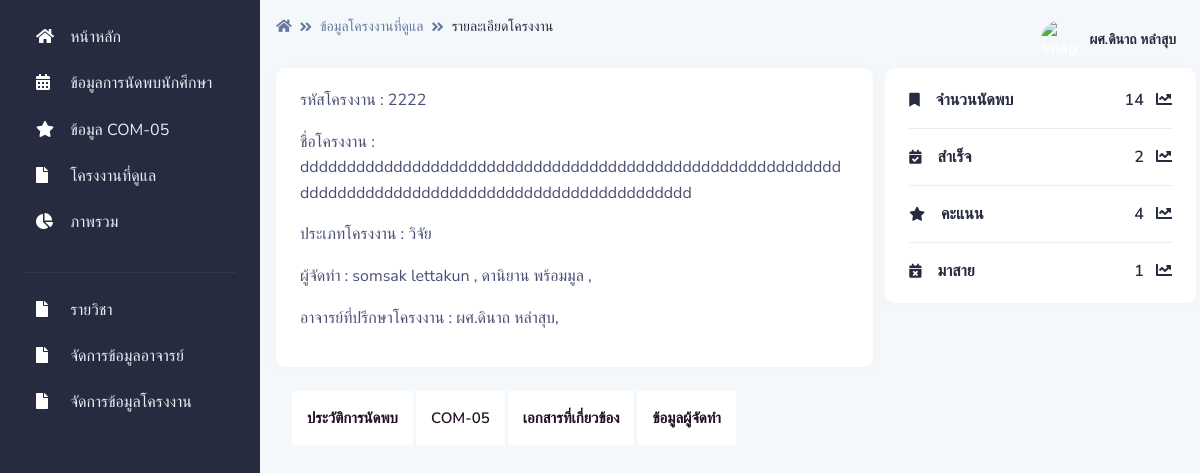
Screenshot of /pages/subject/project_detail.php?act=show&ID=2222 (signed in) with the database file from the repository.
### tables this page shows
CREATE TABLE `project` (
  `project_id` int(15) NOT NULL,
  `project_name` varchar(255) NOT NULL,
  `project_type` int(2) NOT NULL,
  `project_adviser1` int(15) NOT NULL,
  `project_adviser2` int(15) NOT NULL,
  `project_status` int(2) NOT NULL,
  `project_record` int(10) NOT NULL DEFAULT 1
);

CREATE TABLE `project_type` (
  `project_type_id` int(2) NOT NULL,
  `project_type_name` varchar(255) NOT NULL
);

CREATE TABLE `student` (
  `student_id` int(15) NOT NULL,
  `student_name` varchar(255) NOT NULL,
  `student_major` int(2) NOT NULL,
  `student_phone` varchar(15) NOT NULL,
  `student_email` varchar(255) NOT NULL,
  `student_password` varchar(255) NOT NULL,
  `student_photo` varchar(255) NOT NULL,
  `student_project` int(15) NOT NULL,
  `student_type` varchar(1) NOT NULL DEFAULT 'A'
);

CREATE TABLE `teacher` (
  `teacher_id` int(10) NOT NULL,
  `teacher_name` varchar(255) NOT NULL,
  `teacher_email` varchar(255) NOT NULL,
  `teacher_password` varchar(255) NOT NULL,
  `teacher_photo` varchar(255) NOT NULL,
  `teacher_type` int(1) NOT NULL DEFAULT 2
);

### pages/subject/project_detail.php (the view, shortened to what this page needs)
<?php
if ($_SESSION["Teacherlevel"]=="2"){?>
<?php include '../../conn.php';
$id_project = $_REQUEST["ID"];?>
<!DOCTYPE html>
<html lang="en">
<head>
    <link type="text/css" href="../../vendor/@fortawesome/fontawesome-free/css/all.min.css" rel="stylesheet">
    <link type="text/css" href="../../vendor/notyf/notyf.min.css" rel="stylesheet">
    <link type="text/css" href="../../css/volt.css" rel="stylesheet">
</head>
<body>
    <?php include '../menu_te.php';?>
    <main class="content">
        <nav class="navbar navbar-top navbar-expand navbar-dashboard navbar-dark pl-0 pr-2 pb-0">
            <div class="container-fluid px-0">
                <div class="d-flex justify-content-between w-100" id="navbarSupportedContent">
                    <div class="d-flex">
                        <nav aria-label="breadcrumb">
                            <ol class="breadcrumb breadcrumb-dark breadcrumb-transparent">
                                <li class="breadcrumb-item"><a href="../student_index"><span
                                            class="fas fa-home"></span></a></li>
                                <li class="breadcrumb-item"><a href="../project_teacher">ข้อมูลโครงงานที่ดูแล</a></li>
                                <li class="breadcrumb-item active" aria-current="page">รายละเอียดโครงงาน</li>
                            </ol>
                        </nav>
                    </div>
                    <?php include '../navbar_te.php';?>
                </div>
            </div>
        </nav>
        <div class="row">
            <div class="col-12 col-xl-8">
                <div class="card border-light shadow-sm mb-4 lg-8">
                    <div class="card-body">
                    <?php
					$sql = "SELECT
                    project.project_id,
                    project.project_name,
                    project.project_type,
                    project_type.project_type_name
                    FROM
                    project
                    INNER JOIN project_type ON project.project_type = project_type.project_type_id
                    WHERE
                    project.project_id = '$id_project'";
					$result = $con->query($sql);
					if ($result->num_rows > 0) {
						while($row = $result->fetch_assoc()) {
                            echo '<p>รหัสโครงงาน : '. $row["project_id"].'</p>
                        <p>ชื่อโครงงาน : '. $row["project_name"].'</p>
                        <p>ประเภทโครงงาน : '. $row["project_type_name"].'</p>';
                    }
                    }
                    ?>
                        <p>ผู้จัดทำ :  <?php
           include '../../conn.php';
           $id_project = $_REQUEST["ID"];
					$sql = "SELECT
                    student.student_project,
                    student.student_id,
                    student.student_name
                    FROM
                    student
                    WHERE
                    student.student_project ='$id_project'";
					$result = $con->query($sql);
					if ($result->num_rows > 0) {
						while($row = $result->fetch_assoc()) {
                            echo '' . $row["student_name"].' , ';
            }
            }
            ?> </p>
                        <p>อาจารย์ที่ปรึกษาโครงงาน :
                        <?php
           include '../../conn.php';
           $id_ptojrct = $_REQUEST["ID"];
					$sql = "SELECT
                    project.project_id,
                    project.project_adviser1,
                    teacher.teacher_name
                    FROM
                    project
                    INNER JOIN teacher ON project.project_adviser1 = teacher.teacher_id
                    WHERE
                    project.project_id ='$id_ptojrct'";
					$result = $con->query($sql);
					if ($result->num_rows > 0) {
						while($row = $result->fetch_assoc()) {
                            echo '' . $row["teacher_name"].',';
                        }
                        }
                        ?>
</p>
                    </div>
                </div>
            </div>
            <div class="col-12 px-0 mb-4 col-xl-4">
                <div class="card border-light shadow-sm">
                    <div class="card-body">
                        <div class="d-flex align-items-center justify-content-between border-bottom border-light pb-3">
                            <div>
                                <h6 class="mb-0"><span class="icon icon-xs mr-3"><span
                                            class="fas fa-bookmark"></span></span>จำนวนนัดพบ</h6>
                            </div>
                            <div>
                            <a href="#" class="text-primary font-weight-bold">
                            <?php
           include '../../conn.php';
           $id_project = $_REQUEST["ID"];
					$sql = "SELECT
                    Count(appoint.appoint_id) as C_appoint,
                    appoint.project_id
                    FROM
                    appoint
                    WHERE
                    appoint.project_id = '$id_project'
                    GROUP BY
                    appoint.project_id";
					$result = $con->query($sql);
					if ($result->num_rows > 0) {
						while($row = $result->fetch_assoc()) {
                            echo $row["C_appoint"];
                        }
                        }else{
                            echo '0';
                        }
                        ?>
                            <span class="fas fa-chart-line ml-2"></span></a>
                            </div>
                        </div>
                        <div class="d-flex align-items-center justify-content-between border-bottom border-light py-3">
                            <div>
                                <h6 class="mb-0"><span class="icon icon-xs mr-3"><span
                                            class="fas fa-calendar-check"></span></span>สำเร็จ</h6>
                            </div>
                            <div>
                            <a href="#" class="text-primary font-weight-bold">
                            <?php
           include '../../conn.php';
           $id_project = $_REQUEST["ID"];
					$sql2 = "SELECT
                    Count(appoint.appoint_id) AS C_appoint01,
                    appoint.project_id
                    FROM
                    appoint
                    WHERE
                    appoint.project_id = '$id_project' AND
                    appoint.appoint_status = 4
                    GROUP BY
                    appoint.project_id";
					$result = $con->query($sql2);
					if ($result->num_rows > 0) {
						while($row = $result->fetch_assoc()) {
                            echo $row["C_appoint01"];
                        }
                        }else{
                            echo '0';
                        }
                        ?>
                            <span class="fas fa-chart-line ml-2"></span></a>
                            </div>
                        </div>
                        <div class="d-flex align-items-center justify-content-between border-bottom border-light py-3">
                            <div>
                                <h6 class="mb-0"><span class="icon icon-xs mr-3"><span
                                            class="fas fa-star"></span></span>คะแนน</h6>
                            </div>
                            <div>
                            <a href="#" class="text-primary font-weight-bold">
                            <?php
           include '../../conn.php';
           $id_project = $_REQUEST["ID"];
					$sql2 = "SELECT
                    com05.project_id,
                    Sum(score.score_score) as s_sum
                    FROM
                    com05
                    INNER JOIN score ON com05.score = score.score_id
                    WHERE
                    com05.project_id = '$id_project'
                    GROUP BY
com05.project_id
                    ";
					$result = $con->query($sql2);
					if ($result->num_rows > 0) {
						while($row = $result->fetch_assoc()) {
                            echo $row["s_sum"];
                        }
                        }else{
                            echo '0';
                        }
                        ?>
                            <span class="fas fa-chart-line ml-2"></span></a>
                            </div>
                        </div>
                        <div class="d-flex align-items-center justify-content-between pt-3">
                            <div>
                                <h6 class="mb-0"><span class="icon icon-xs mr-3"><span
                                            class="fas fa-calendar-times"></span></span>มาสาย</h6>
                            </div>
                            <div>
                                <a href="#" class="text-primary font-weight-bold">
                                <a href="#" class="text-primary font-weight-bold">
                            <?php
           include '../../conn.php';
           $id_project = $_REQUEST["ID"];
					$sql3 = "SELECT
                    com05.project_id,
                    Count(com05.com05_id) as C_Com_21,
                    com05.meet_check
                    FROM
                    com05
                    WHERE
                    com05.project_id = '$id_project' AND
                    com05.meet_check = 2
                    GROUP BY
                    com05.meet_check,
                    com05.project_id ";
					$result3 = $con->query($sql3);
					if ($result->num_rows > 0) {
						while($row = $result3->fetch_assoc()) {
                            echo $row["C_Com_21"];
                        }
                        }else{
                            echo '0';
                        }
                        ?> <span
                                        class="fas fa-chart-line ml-2"></span></a>
                            </div>
                        </div>
                    </div>
                </div>
            </div>
        </div>
        <div class="container">
            <div class="row">
                <div class="col-md-12">
                    <div class="tab" role="tabpanel">
                        <ul class="nav nav-tabs" role="tablist">
                            <li role="presentation" ><a href="#Section1" aria-controls="home" role="tab"
                                    data-toggle="tab">ประวัติการนัดพบ</a></li>
                            <li role="presentation"><a href="#Section2" aria-controls="profile" role="tab"
                                    data-toggle="tab">COM-05</a></li>
                            <li role="presentation"><a href="#Section3" aria-controls="messages" role="tab"
                                    data-toggle="tab">เอกสารที่เกี่ยวข้อง</a></li>
                                    <li role="presentation"><a href="#Section4" aria-controls="messages" role="tab"
                                    data-toggle="tab">ข้อมูลผู้จัดทำ</a></li>
                        </ul>
                        <div class="tab-content tabs">
                        </div>
                    </div>
                </div>
            </div>
        </div>
    </main>
</body>
</html>
<?php }else{
Header("Location: ../404/404.php");
    }
    ?>

### pages/subject/project_detail.php (style rules this page uses)
.tab .nav-tabs { position: relative; border-bottom: none; }
.tab .nav-tabs li { text-align: center; margin-right: 3px; }
.tab .nav-tabs li a { display: block; font-size: 15px; font-weight: 600; color: #231123; text-transform: uppercase; padding: 15px; background: #fff; margin-right: 0; border-radius: 0; border: none; position: relative; transition: all 0.5s ease 0s; }
.tab .nav-tabs li a:before { content: ""; width: 8px; height: 8px; border-radius: 50%; background: transparent; position: absolute; margin-left: -20px; bottom: 0; left: 50%; transition: all 0.2s ease 0s; }
.tab .nav-tabs li a:after { content: ""; width: 0; height: 1px; background: #00cad5; margin-left: -15px; position: absolute; bottom: 6%; left: 50%; transition: all 0.2s ease 0s; }
.tab .tab-content { font-size: 14px; color: #6f6c6c; line-height: 26px; padding: 20px 20px 20px 15px; }
body { border-radius: 10px }
.card { border: none; border-radius: 10px; background-color: #fff }

### rows the page displays
project: project_id "2222", project_name "dddddddddddddddddddddddddddddddddddddddddddddddddddddddddddddddddddddddddddddddddddddddddddddddddddd", project_type.project_type_name "วิจัย", project_adviser1.teacher_name "ผศ.ดินาถ หลำสุบ"
student: student_name "somsak lettakun"
student: student_name "ดานิยาน พร้อมมูล"

### other values shown
$_SESSION["TeacherName"] "ผศ.ดินาถ หลำสุบ"
$row["C_appoint"] "14"
$row["C_appoint01"] "2"
$row["s_sum"] "4"
$row["C_Com_21"] "1"
